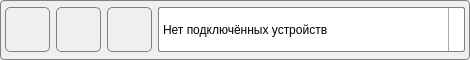
<?xml version="1.0" encoding="UTF-8"?>
<ui version="4.0">



    <class>ProgramLoader</class>



    <widget class="QMainWindow" name="Program Loader CM 530">
        <property name="geometry">
            <rect>
                <x>0</x>
                <y>0</y>
                <width>470</width>
                <height>60</height>
            </rect>
        </property>
        <property name="minimumSize">
            <size>
                <width>470</width>
                <height>60</height>
            </size>
        </property>
        <property name="maximumSize">
            <size>
                <width>470</width>
                <height>60</height>
            </size>
        </property>
        <property name="windowTitle">
            <string>Program Loader CM-530 [Author: D.Budnik]</string>
        </property>
        <property name="windowIcon">
            <iconset resource="../Image/Image.qrc">
                <normaloff>:/Button/Config.png</normaloff>:/Button/Config.png
            </iconset>
        </property>
        <widget class="QWidget" name="centralwidget">
            <layout class="QGridLayout" name="gridLayout">
                <property name="leftMargin">
                    <number>0</number>
                </property>
                <property name="topMargin">
                    <number>0</number>
                </property>
                <property name="rightMargin">
                    <number>0</number>
                </property>
                <property name="bottomMargin">
                    <number>0</number>
                </property>
                <property name="spacing">
                    <number>0</number>
                </property>
                <item row="0" column="0">
                    <widget class="QGroupBox" name="groupBox_2">
                        <property name="minimumSize">
                            <size>
                                <width>0</width>
                                <height>0</height>
                            </size>
                        </property>
                        <property name="maximumSize">
                            <size>
                                <width>16777215</width>
                                <height>16777215</height>
                            </size>
                        </property>
                        <property name="styleSheet">
                            <string notr="true">QLabel{
                                color: rgb(0, 0,0);
                                background-color: rgba(85, 255, 255, 0);
                                }

                                QGroupBox {
                                background-color: qlineargradient(x1: 0, y1: 0, x2: 0, y2: 1,
                                stop: 0 #AAAAAA, stop: 1 #EEEEEE);
                                border: 1px solid gray;
                                border-radius: 4px;
                                }
                            </string>
                        </property>
                        <property name="title">
                            <string/>
                        </property>
                        <layout class="QGridLayout" name="gridLayout_2">
                            <property name="leftMargin">
                                <number>4</number>
                            </property>
                            <property name="topMargin">
                                <number>4</number>
                            </property>
                            <property name="rightMargin">
                                <number>4</number>
                            </property>
                            <property name="bottomMargin">
                                <number>4</number>
                            </property>
                            <item row="0" column="5">
                                <widget class="QComboBox" name="L_DVS">
                                    <property name="minimumSize">
                                        <size>
                                            <width>300</width>
                                            <height>45</height>
                                        </size>
                                    </property>
                                    <property name="maximumSize">
                                        <size>
                                            <width>400</width>
                                            <height>45</height>
                                        </size>
                                    </property>
                                    <property name="styleSheet">
                                        <string notr="true">QComboBox {
                                            color: #000000;
                                            background-color: qlineargradient(x1: 0, y1: 0, x2: 0, y2: 1,
                                            stop: 0 #FFFFFF, stop: 1 #EEEEEE);
                                            border: 0.5px solid gray;
                                            border-radius: 2px;
                                            }

                                            QComboBox:hover {
                                            background-color: qlineargradient(x1: 0, y1: 0, x2: 0, y2: 1,
                                            stop: 0 #DDDDDD, stop: 1 #BBBBBB);
                                            }

                                            QComboBox::drop-down {
                                            subcontrol-origin: padding;
                                            subcontrol-position: top right;
                                            width: 15px;

                                            border-left-width: 1px;
                                            border-left-color: darkgray;
                                            border-left-style: solid;
                                            border-top-right-radius: 3px;
                                            border-bottom-right-radius: 3px;
                                            }
                                        </string>
                                    </property>
                                    <item>
                                        <property name="text">
                                            <string>Нет подключённых устройств</string>
                                        </property>
                                    </item>
                                </widget>
                            </item>
                            <item row="0" column="3">
                                <widget class="QPushButton" name="B_UPD">
                                    <property name="minimumSize">
                                        <size>
                                            <width>45</width>
                                            <height>45</height>
                                        </size>
                                    </property>
                                    <property name="maximumSize">
                                        <size>
                                            <width>45</width>
                                            <height>45</height>
                                        </size>
                                    </property>
                                    <property name="styleSheet">
                                        <string notr="true">QPushButton {
                                            color: #000000;
                                            background-color: qlineargradient(x1: 0, y1: 0, x2: 0, y2: 1,
                                            stop: 0 #FFFFFF, stop: 1 #BBBBBB);
                                            border: 0.5px solid gray;
                                            border-radius: 5px;
                                            }

                                            QPushButton:hover {
                                            background-color: qlineargradient(x1: 0, y1: 0, x2: 0, y2: 1,
                                            stop: 0 #CCCCCC, stop: 1 #999999);
                                            }

                                            QPushButton:pressed {
                                            background-color: qlineargradient(x1: 0, y1: 0, x2: 0, y2: 1,
                                            stop: 0 #999999, stop: 1 #999999);
                                            }
                                        </string>
                                    </property>
                                    <property name="text">
                                        <string/>
                                    </property>
                                    <property name="icon">
                                        <iconset resource="../Image/Image.qrc">
                                            <normaloff>:/Button/UpDate.png</normaloff>:/Button/UpDate.png
                                        </iconset>
                                    </property>
                                    <property name="iconSize">
                                        <size>
                                            <width>35</width>
                                            <height>35</height>
                                        </size>
                                    </property>
                                </widget>
                            </item>
                            <item row="0" column="2">
                                <widget class="QPushButton" name="B_CON">
                                    <property name="minimumSize">
                                        <size>
                                            <width>45</width>
                                            <height>45</height>
                                        </size>
                                    </property>
                                    <property name="maximumSize">
                                        <size>
                                            <width>45</width>
                                            <height>45</height>
                                        </size>
                                    </property>
                                    <property name="styleSheet">
                                        <string notr="true">QPushButton {
                                            color: #000000;
                                            background-color: qlineargradient(x1: 0, y1: 0, x2: 0, y2: 1,
                                            stop: 0 #FFFFFF, stop: 1 #BBBBBB);
                                            border: 0.5px solid gray;
                                            border-radius: 5px;
                                            }

                                            QPushButton:hover {
                                            background-color: qlineargradient(x1: 0, y1: 0, x2: 0, y2: 1,
                                            stop: 0 #CCCCCC, stop: 1 #999999);
                                            ToolTip.text: qsTr(&quot;тратата&quot;) ;
                                            }

                                            QPushButton:pressed {
                                            background-color: qlineargradient(x1: 0, y1: 0, x2: 0, y2: 1,
                                            stop: 0 #999999, stop: 1 #999999);
                                            }
                                        </string>
                                    </property>
                                    <property name="text">
                                        <string/>
                                    </property>
                                    <property name="icon">
                                        <iconset resource="../Image/Image.qrc">
                                            <normaloff>:/Button/Connect.png</normaloff>:/Button/Connect.png
                                        </iconset>
                                    </property>
                                    <property name="iconSize">
                                        <size>
                                            <width>35</width>
                                            <height>35</height>
                                        </size>
                                    </property>
                                </widget>
                            </item>
                            <item row="0" column="4">
                                <widget class="QPushButton" name="B_LOAD">
                                    <property name="minimumSize">
                                        <size>
                                            <width>45</width>
                                            <height>45</height>
                                        </size>
                                    </property>
                                    <property name="maximumSize">
                                        <size>
                                            <width>45</width>
                                            <height>45</height>
                                        </size>
                                    </property>
                                    <property name="font">
                                        <font>
                                            <pointsize>25</pointsize>
                                            <weight>75</weight>
                                            <bold>true</bold>
                                        </font>
                                    </property>
                                    <property name="styleSheet">
                                        <string notr="true">QPushButton {
                                            color: #000000;
                                            background-color: qlineargradient(x1: 0, y1: 0, x2: 0, y2: 1,
                                            stop: 0 #FFFFFF, stop: 1 #BBBBBB);
                                            border: 0.5px solid gray;
                                            border-radius: 5px;
                                            }

                                            QPushButton:hover {
                                            background-color: qlineargradient(x1: 0, y1: 0, x2: 0, y2: 1,
                                            stop: 0 #CCCCCC, stop: 1 #999999);
                                            }

                                            QPushButton:pressed {
                                            background-color: qlineargradient(x1: 0, y1: 0, x2: 0, y2: 1,
                                            stop: 0 #999999, stop: 1 #999999);
                                            }
                                        </string>
                                    </property>
                                    <property name="text">
                                        <string/>
                                    </property>
                                    <property name="icon">
                                        <iconset resource="../Image/Image.qrc">
                                            <normaloff>:/Button/Config.png</normaloff>:/Button/Config.png
                                        </iconset>
                                    </property>
                                    <property name="iconSize">
                                        <size>
                                            <width>35</width>
                                            <height>35</height>
                                        </size>
                                    </property>
                                </widget>
                            </item>
                        </layout>
                    </widget>
                </item>
            </layout>
        </widget>
    </widget>
    <resources>
        <include location="../Image/Image.qrc"/>
    </resources>
    <connections/>
</ui>
